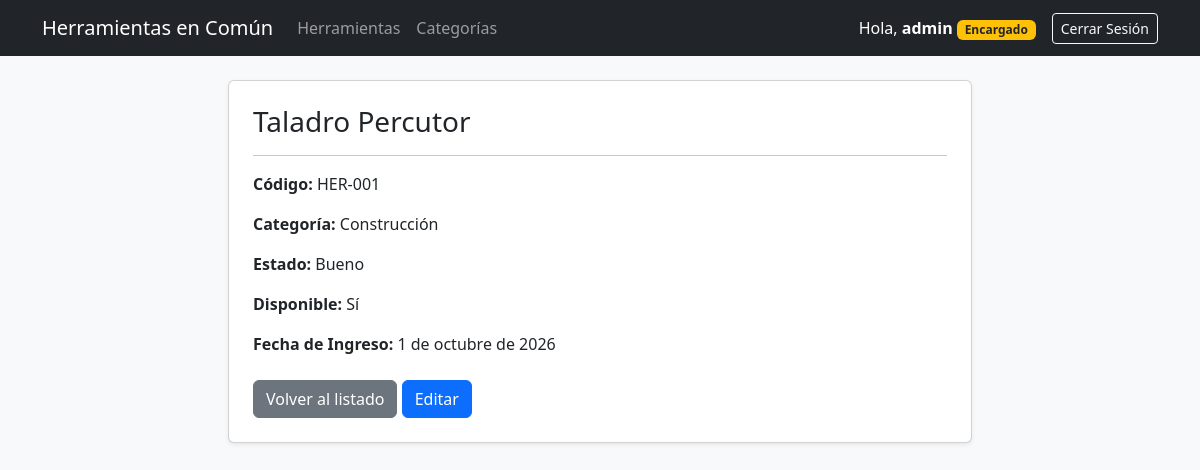
/herramientas/1/ (signed in), run on the app's committed database.
### prestamos/models.py (models this page shows, shortened)
class Herramienta(models.Model):
    ESTADO_HERRAMIENTA_CHOICES = [
        ('Bueno', 'Bueno'),
        ('Regular', 'Regular'),
        ('En reparación', 'En reparación'),
    ]
    codigo = models.CharField(max_length=20, unique=True)
    nombre = models.CharField(max_length=100)
    categoria = models.ForeignKey(Categoria, on_delete=models.PROTECT)
    estado = models.CharField(max_length=20, choices=ESTADO_HERRAMIENTA_CHOICES, default='Bueno')
    disponible = models.BooleanField(default=True)
    fecha_ingreso = models.DateField(auto_now_add=True)

class Categoria(models.Model):
    nombre = models.CharField(max_length=100, unique=True)
    descripcion = models.TextField(blank=True, null=True)

### prestamos/views.py (the view)
# urls.py: path('herramientas/<int:pk>/', views.herramienta_detail, name='herramienta_detail'),
@login_required
@user_passes_test(es_encargado)
def herramienta_detail(request, pk):
    herramienta = get_object_or_404(Herramienta, pk=pk)
    return render(request, 'prestamos/herramienta_detail.html', {'herramienta': herramienta})

### prestamos/views.py (called while the page is built)
def es_encargado(user):
    return user.is_authenticated and user.is_staff

### prestamos/templates/prestamos/herramienta_detail.html (shortened to what this page needs)
{% extends 'prestamos/base.html' %}
{% block content %}
<div class="card shadow-sm col-md-8 mx-auto">
    <div class="card-body p-4">
        <h3 class="card-title mb-3">{{ herramienta.nombre }}</h3>
        <hr>
        <p><strong>Código:</strong> {{ herramienta.codigo }}</p>
        <p><strong>Categoría:</strong> {{ herramienta.categoria.nombre }}</p>
        <p><strong>Estado:</strong> {{ herramienta.estado }}</p>
        <p><strong>Disponible:</strong> {% if herramienta.disponible %}Sí{% else %}No{% endif %}</p>
        <p><strong>Fecha de Ingreso:</strong> {{ herramienta.fecha_ingreso }}</p>
        <div class="mt-4">
            <a href="{% url 'herramienta_list' %}" class="btn btn-secondary">Volver al listado</a>
            <a href="{% url 'herramienta_update' herramienta.id %}" class="btn btn-primary">Editar</a>
        </div>
    </div>
</div>
{% endblock %}

### prestamos/templates/prestamos/base.html (shortened to what this page needs)
<!DOCTYPE html>
<html lang="es">
<head>
    <link href="https://cdn.jsdelivr.net/npm/bootstrap@5.3.0/dist/css/bootstrap.min.css" rel="stylesheet">
</head>
<body class="bg-light">
    <nav class="navbar navbar-expand-lg navbar-dark bg-dark mb-4">
        <div class="container">
            <a class="navbar-brand" href="{% url 'inicio' %}">Herramientas en Común</a>
            <div class="collapse navbar-collapse" id="navbarNav">
                {% if user.is_authenticated and user.is_staff %}
                    <ul class="navbar-nav me-auto">
                        <li class="nav-item">
                            <a class="nav-link" href="{% url 'herramienta_list' %}">Herramientas</a>
                        </li>
                        <li class="nav-item">
                            <a class="nav-link" href="{% url 'categoria_list' %}">Categorías</a>
                        </li>
                    </ul>
                {% endif %}
                <ul class="navbar-nav ms-auto align-items-center">
                    {% if user.is_authenticated %}
                        <li class="nav-item me-3 text-white">
                            Hola, <strong>{{ user.username }}</strong>
                            {% if user.is_staff %}<span class="badge bg-warning text-dark">Encargado</span>{% endif %}
                        </li>
                        <li class="nav-item">
                            <form action="{% url 'logout' %}" method="post" class="d-inline">
                                <button type="submit" class="btn btn-outline-light btn-sm">Cerrar Sesión</button>
                            </form>
                        </li>
                    {% else %}
                        <li class="nav-item">
                            <a class="btn btn-outline-light btn-sm" href="{% url 'login' %}">Iniciar Sesión</a>
                        </li>
                    {% endif %}
                </ul>
            </div>
        </div>
    </nav>
    <div class="container">
        {% block content %}
        {% endblock %}
    </div>
</body>
</html>

### data on the page
Herramienta: nombre "Taladro Percutor", codigo "HER-001", categoria.nombre "Construcción", estado "Bueno", fecha_ingreso "1 de octubre de 2026"

### other printed values
{{ user.username }} "admin"
